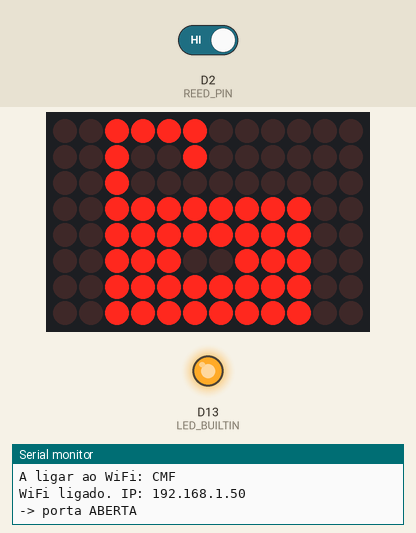
The sketch below on a simulated Arduino Uno R4 WiFi. Shown: 12×8 LED matrix, output pins drawn as LEDs (lit = HIGH), the last lines printed to the serial monitor. The test bench sets the inputs (shaded band); at power-on: D2 (REED_PIN) HIGH. WiFi joins after 1.5 s; servers stay silent unless stated; uploads are accepted with an empty reply.

Above: at 2.6 s.
2.7 s: D2 (REED_PIN) driven LOW
At 3.8 s:
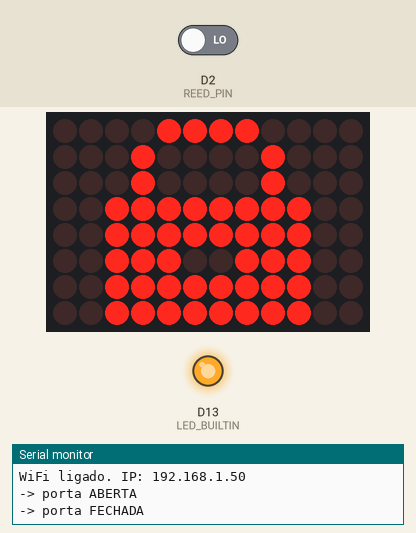
4.2 s: D2 (REED_PIN) driven HIGH
At 4.9 s:
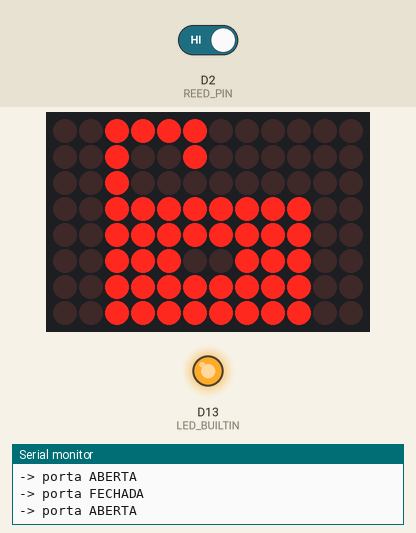
Timing chart, 0 to 7.2 s (numbered marks = the images above; inputs shaded):
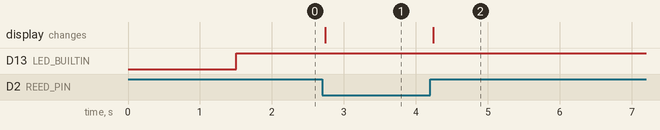

Measured:
- after the input at 2.7 s, the display: changes at once (image 1)
- after the input at 4.2 s, the display: changes at once (image 2)

The sketch:

sam_locker_door.ino
```cpp
/*
 * SAM — Sensor de porta do cacifo (Arduino Uno R4 WiFi)
 * ----------------------------------------------------------------------------
 * Lê um interruptor magnético (reed switch) ligado à porta do cacifo e reporta
 * o estado (ABERTA / FECHADA) ao backend SAM através de pings HTTP rápidos:
 *
 *   - Envia imediatamente sempre que o estado muda (com debounce).
 *   - Envia um "heartbeat" periódico para o backend saber que o sensor está
 *     vivo (o backend marca o cacifo como offline se não receber pings).
 *
 * Endpoint:  POST {SERVER}/lockers/{LOCKER_ID}/door
 * Corpo:     {"estado":"ABERTA"} ou {"estado":"FECHADA"}
 * Auth:      cabeçalho X-Internal-Key (= INTERNAL_API_KEY do backend)
 *
 * Ligação do reed switch:
 *   - Um terminal ao pino REED_PIN, o outro ao GND.
 *   - Pino configurado como INPUT_PULLUP.
 *   - Porta FECHADA  -> íman junto ao reed -> contacto fechado -> pino LOW.
 *   - Porta ABERTA   -> íman afastado       -> contacto aberto  -> pino HIGH.
 * (Se o teu reed for normalmente-fechado, inverte DOOR_CLOSED_LEVEL.)
 */

#include <WiFiS3.h>
#include "Arduino_LED_Matrix.h"  // matriz de LEDs 12x8 embutida no Uno R4 WiFi
#include "WDT.h"                  // watchdog por hardware (RA4M1) — auto-reset

// ===================== CONFIGURAÇÃO (editar) ================================
const char WIFI_SSID[] = "CMF";
const char WIFI_PASS[] = "12345678";

// Backend SAM publicado (acessível de qualquer rede), via HTTPS.
// Para usar um backend local: USE_HTTPS 0, SERVER_HOST="192.168.x.x", PORT=3011.
#define USE_HTTPS 1
const char SERVER_HOST[] = "apisam.netdw.tech";  // backend publicado
const uint16_t SERVER_PORT = 443;                // 443 (HTTPS) / 3011 (local)

const int LOCKER_ID = 1;
const char INTERNAL_KEY[] = "mais_uma_chave_interna_para_o_trabalho_sam";

// Pino do reed switch e nível lógico correspondente a porta FECHADA.
const int REED_PIN = 2;
const int DOOR_CLOSED_LEVEL = LOW;

const unsigned long DEBOUNCE_MS = 40;      // anti-ressalto do contacto
const unsigned long HEARTBEAT_MS = 2000;   // ping periódico (backend offline aos 6s)
// Watchdog: se um ciclo do loop demorar mais que isto, a placa reinicia sozinha.
// Bem acima do tempo normal de um ciclo (inclui um pedido HTTPS ~1-2s); o máximo
// suportado pelo RA4M1 ronda os 5,6 s.
const uint32_t WDT_TIMEOUT_MS = 5000;
// ===========================================================================

#if USE_HTTPS
WiFiSSLClient client;
#else
WiFiClient client;
#endif

// --- Matriz de LEDs: ícones de cadeado (8 linhas x 12 colunas) -------------
ArduinoLEDMatrix matrix;

// Nota: renderBitmap() recebe a matriz por REFERÊNCIA não-const, por isso os
// frames não podem ser `const` (e não se pode passar um ternário, que faria
// "decay" para ponteiro). Cada frame é desenhado a partir do seu próprio array.

// Cadeado FECHADO: arco simétrico com as duas pernas a entrar no corpo.
uint8_t LOCK_CLOSED[8][12] = {
  {0,0,0,0,1,1,1,1,0,0,0,0},
  {0,0,0,1,0,0,0,0,1,0,0,0},
  {0,0,0,1,0,0,0,0,1,0,0,0},
  {0,0,1,1,1,1,1,1,1,1,0,0},
  {0,0,1,1,1,1,1,1,1,1,0,0},
  {0,0,1,1,1,0,0,1,1,1,0,0},
  {0,0,1,1,1,1,1,1,1,1,0,0},
  {0,0,1,1,1,1,1,1,1,1,0,0},
};

// Cadeado ABERTO: arco rodado para a esquerda, perna direita levantada (fora
// do corpo) — a forma típica de "destrancado".
uint8_t LOCK_OPEN[8][12] = {
  {0,0,1,1,1,1,0,0,0,0,0,0},
  {0,0,1,0,0,1,0,0,0,0,0,0},
  {0,0,1,0,0,0,0,0,0,0,0,0},
  {0,0,1,1,1,1,1,1,1,1,0,0},
  {0,0,1,1,1,1,1,1,1,1,0,0},
  {0,0,1,1,1,0,0,1,1,1,0,0},
  {0,0,1,1,1,1,1,1,1,1,0,0},
  {0,0,1,1,1,1,1,1,1,1,0,0},
};

void showLock(bool open) {
  if (open) {
    matrix.renderBitmap(LOCK_OPEN, 8, 12);
  } else {
    matrix.renderBitmap(LOCK_CLOSED, 8, 12);
  }
}

// Leitura debounced
int lastRawReading = -1;
int stableState = -1;             // HIGH/LOW estável do pino
unsigned long lastChangeMs = 0;
bool lastDoorOpen = false;        // último estado reportado (true = ABERTA)
unsigned long lastHeartbeatMs = 0;

// Rede não-bloqueante
bool pendingSend = true;          // há uma mudança por enviar ao backend
unsigned long lastWifiAttempt = 0;

bool doorIsOpen() {
  return stableState != DOOR_CLOSED_LEVEL;
}

// (Re)liga ao WiFi SEM prender o ciclo: no máximo uma tentativa a cada 8 s.
// Assim o sensor/LEDs continuam a atualizar mesmo sem rede.
void maintainWifi() {
  if (WiFi.status() == WL_CONNECTED) return;
  if (lastWifiAttempt != 0 && millis() - lastWifiAttempt < 8000) return;
  lastWifiAttempt = millis();
  Serial.print("A ligar ao WiFi: ");
  Serial.println(WIFI_SSID);
  WiFi.begin(WIFI_SSID, WIFI_PASS);
  if (WiFi.status() == WL_CONNECTED) {
    Serial.print("WiFi ligado. IP: ");
    Serial.println(WiFi.localIP());
  }
}

// Indicador de WiFi no LED interno (pino 13):
//   ligado e estável  -> LED sólido
//   a tentar / sem rede -> LED a piscar (~2 Hz)
// Sem delay() — usa millis(), para não bloquear o loop nem o watchdog.
void updateWifiLed() {
  if (WiFi.status() == WL_CONNECTED) {
    digitalWrite(LED_BUILTIN, HIGH);
  } else {
    digitalWrite(LED_BUILTIN, (millis() / 250) % 2 == 0 ? HIGH : LOW);
  }
}

// Envia o estado atual da porta ao backend. Devolve true em caso de sucesso.
// Não tenta religar o WiFi (isso é tratado, sem bloquear, por maintainWifi).
bool sendDoorState(bool isOpen) {
  if (WiFi.status() != WL_CONNECTED) return false;

  if (!client.connect(SERVER_HOST, SERVER_PORT)) {
    Serial.println("Falha a ligar ao servidor.");
    return false;
  }

  String estado = isOpen ? "ABERTA" : "FECHADA";
  String body = String("{\"estado\":\"") + estado + "\"}";
  String path = String("/lockers/") + LOCKER_ID + "/door";

  client.print(String("POST ") + path + " HTTP/1.1\r\n");
  client.print(String("Host: ") + SERVER_HOST + "\r\n");
  // O backend está atrás de Cloudflare: sem User-Agent de browser devolve 1010.
  client.print("User-Agent: Mozilla/5.0 (Arduino UnoR4 WiFi) SAM-Locker\r\n");
  client.print(String("X-Internal-Key: ") + INTERNAL_KEY + "\r\n");
  client.print("X-User-Role: admin\r\n");
  client.print("Content-Type: application/json\r\n");
  client.print(String("Content-Length: ") + body.length() + "\r\n");
  client.print("Connection: close\r\n\r\n");
  client.print(body);

  // Aguardar (curto) e descartar a resposta para libertar o socket.
  unsigned long t0 = millis();
  while (client.connected() && millis() - t0 < 1500) {
    while (client.available()) client.read();
  }
  client.stop();

  Serial.print("-> porta ");
  Serial.println(estado);
  return true;
}

void setup() {
  Serial.begin(115200);
  pinMode(REED_PIN, INPUT_PULLUP);
  pinMode(LED_BUILTIN, OUTPUT);
  matrix.begin();

  stableState = digitalRead(REED_PIN);
  lastRawReading = stableState;
  lastDoorOpen = doorIsOpen();

  // Estado da porta -> matriz (cadeado). Estado do WiFi -> LED interno (loop).
  showLock(lastDoorOpen);
  digitalWrite(LED_BUILTIN, LOW);

  // A ligação WiFi e o envio do estado inicial são feitos no loop, sem bloquear
  // a leitura do sensor (pendingSend já está a true).
  lastHeartbeatMs = millis();

  // Watchdog: arranca por último, depois de tudo inicializado. Se o loop deixar
  // de fazer refresh (bloqueio do stack WiFi/TLS após horas), a placa reinicia.
  if (WDT.begin(WDT_TIMEOUT_MS)) {
    Serial.println("Watchdog ativo.");
  } else {
    Serial.println("AVISO: watchdog nao iniciou (timeout fora do limite do chip).");
  }
}

void loop() {
  // Alimenta o watchdog: enquanto o loop correr normalmente nunca reinicia.
  WDT.refresh();

  // --- 1) Sensor + LEDs: SEMPRE primeiro, nunca depende da rede ---
  int raw = digitalRead(REED_PIN);
  if (raw != lastRawReading) {
    lastRawReading = raw;
    lastChangeMs = millis();
  }
  if (millis() - lastChangeMs > DEBOUNCE_MS && raw != stableState) {
    stableState = raw;
    bool open = doorIsOpen();
    showLock(open);          // atualiza imediatamente o cadeado na matriz (porta)
    pendingSend = true;      // marca para enviar ao backend quando houver rede
  }

  // --- 2) Rede: não bloqueia o sensor ---
  maintainWifi();
  updateWifiLed();  // LED interno reflete o estado do WiFi (sólido/piscar)
  WDT.refresh();  // orçamento próprio para o envio (evita reset falso após reconexão)
  if (WiFi.status() == WL_CONNECTED) {
    if (pendingSend) {
      // Envia a mudança assim que possível.
      if (sendDoorState(doorIsOpen())) {
        lastDoorOpen = doorIsOpen();
        pendingSend = false;
        lastHeartbeatMs = millis();
      }
    } else if (millis() - lastHeartbeatMs >= HEARTBEAT_MS) {
      // Heartbeat periódico para o backend saber que o sensor está vivo.
      sendDoorState(lastDoorOpen);
      lastHeartbeatMs = millis();
    }
  }
}
```
